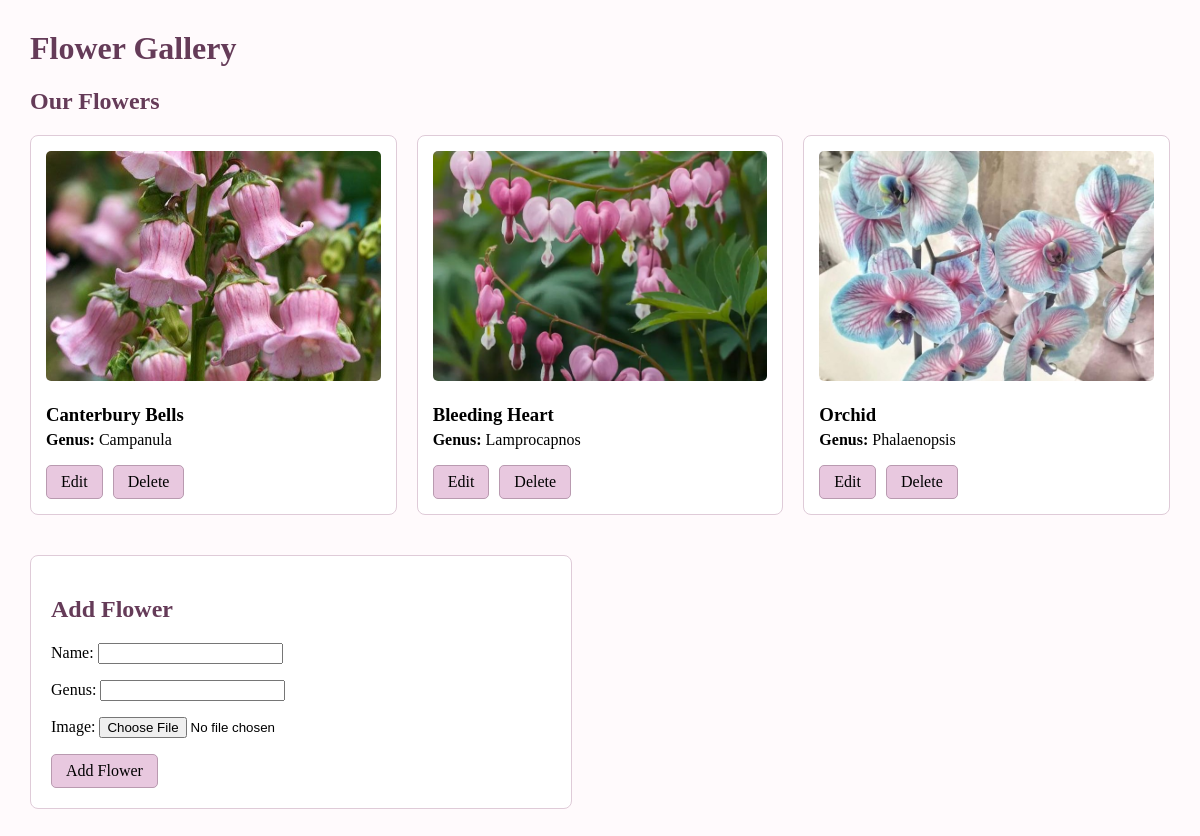
Screenshot of /books/lab11/task3/flowers/ with the database file from the repository.
### apps/bookmodule/models.py (models this page shows, shortened)
class Flower(models.Model):
    name = models.CharField(max_length=100)
    genus = models.CharField(max_length=100)
    image = models.FileField(upload_to='flowers/')

### apps/bookmodule/views.py (the view)
# urls.py: path('lab11/task3/flowers/',views.lab11_task3_flowers,name='lab11_task3_flowers')
def lab11_task3_flowers(request):
    flowers = Flower.objects.all()
    flower_to_edit = None
    if request.method == 'POST':
        action = request.POST.get('action')
        if action == 'delete':
            flower_id = request.POST.get('flower_id')
            flower = get_object_or_404(Flower, id=flower_id)
            flower.delete()
            return redirect('lab11_task3_flowers')
        elif action == 'edit':
            flower_id = request.POST.get('flower_id')
            flower_to_edit = get_object_or_404(Flower, id=flower_id)
            form = FlowerForm(
                request.POST,
                request.FILES,
                instance=flower_to_edit
            )
        else:
            form = FlowerForm(request.POST, request.FILES)
        if form.is_valid():
            form.save()
            return redirect('lab11_task3_flowers')
    else:
        edit_id = request.GET.get('edit')
        if edit_id:
            flower_to_edit = get_object_or_404(Flower, id=edit_id)
            form = FlowerForm(instance=flower_to_edit)
        else:
            form = FlowerForm()
    return render(request, 'bookmodule/lab11_task3_flowers.html', {
        'flowers': flowers,
        'form': form,
        'flower_to_edit': flower_to_edit
    })

### apps/bookmodule/forms.py
class FlowerForm(forms.ModelForm):
    class Meta:
        model = Flower
        fields = ['name', 'genus', 'image']

### apps/templates/bookmodule/lab11_task3_flowers.html (shortened to what this page needs)
<!DOCTYPE html>
<html>
<head>
</head>
<body>
    <h1>Flower Gallery</h1>
    <h2>Our Flowers</h2>
    <div class="gallery">
        {% for flower in flowers %}
        <div class="flower-card">
            {% if flower.image %}
                <img src="{{ flower.image.url }}"
                     alt="{{ flower.name }}">
            {% endif %}
            <h3>{{ flower.name }}</h3>
            <p><strong>Genus:</strong> {{ flower.genus }}</p>
            <div class="actions">
                <a href="?edit={{ flower.id }}" class="btn">
                    Edit
                </a>
                <form method="POST">
                    <button type="submit"
                            class="btn"
                            onclick="return confirm('Delete this flower?');">
                        Delete
                    </button>
                </form>
            </div>
        </div>
        {% empty %}
        <p>No flowers have been added yet.</p>
        {% endfor %}
    </div>
    <div class="form-section">
        {% if flower_to_edit %}
            <h2>Edit Flower</h2>
        {% else %}
            <h2>Add Flower</h2>
        {% endif %}
        <form method="POST" enctype="multipart/form-data">
            {{ form.as_p }}
            <button type="submit" class="btn">
                {% if flower_to_edit %}
                    Update Flower
                {% else %}
                    Add Flower
                {% endif %}
            </button>
        </form>
    </div>
</body>
</html>

### apps/templates/bookmodule/lab11_task3_flowers.html (style rules this page uses)
body { font-family: "Times New Roman", Times, serif; margin: 30px; background-color: #fffafc; }
h1, h2 { color: #653b58; }
.gallery { display: grid; grid-template-columns: repeat(3, 1fr); gap: 20px; margin-top: 20px; }
.flower-card { border: 1px solid #dfcbd8; border-radius: 8px; padding: 15px; background-color: white; }
.flower-card img { width: 100%; height: 230px; object-fit: cover; border-radius: 5px; }
.flower-card h3 { margin-bottom: 5px; }
.flower-card p { margin-top: 5px; }
.actions { display: flex; gap: 10px; align-items: center; }
.actions form { margin: 0; }
.btn { display: inline-block; background-color: #e8c8df; color: black; border: 1px solid #b99ab0; padding: 7px 14px; text-decoration: none; border-radius: 5px; font-family: inherit; font-size: 16px; cursor: pointer; }
.form-section { margin-top: 40px; padding: 20px; border: 1px solid #dfcbd8; border-radius: 8px; background-color: white; max-width: 500px; }

### rows the page displays
Flower: image (picture), name "Canterbury Bells", genus "Campanula"
Flower: image (picture), name "Bleeding Heart", genus "Lamprocapnos"
Flower: image (picture), name "Orchid", genus "Phalaenopsis"
